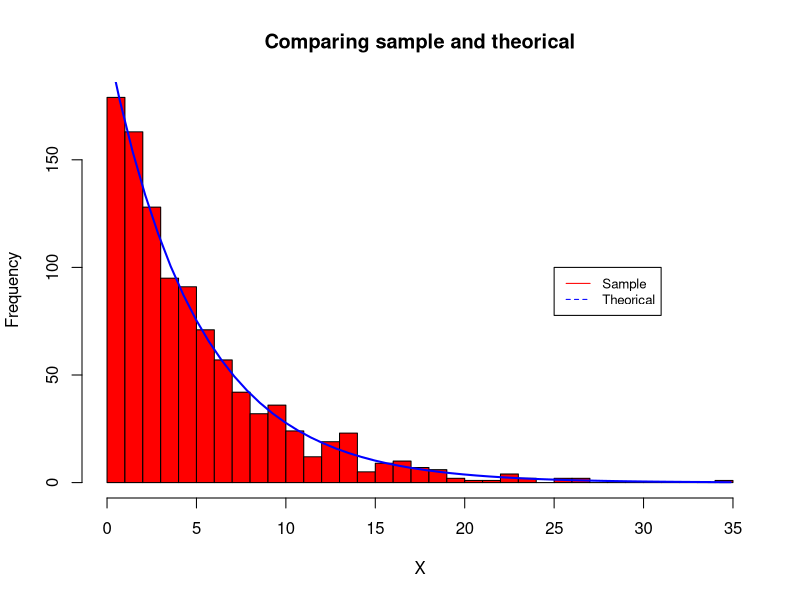
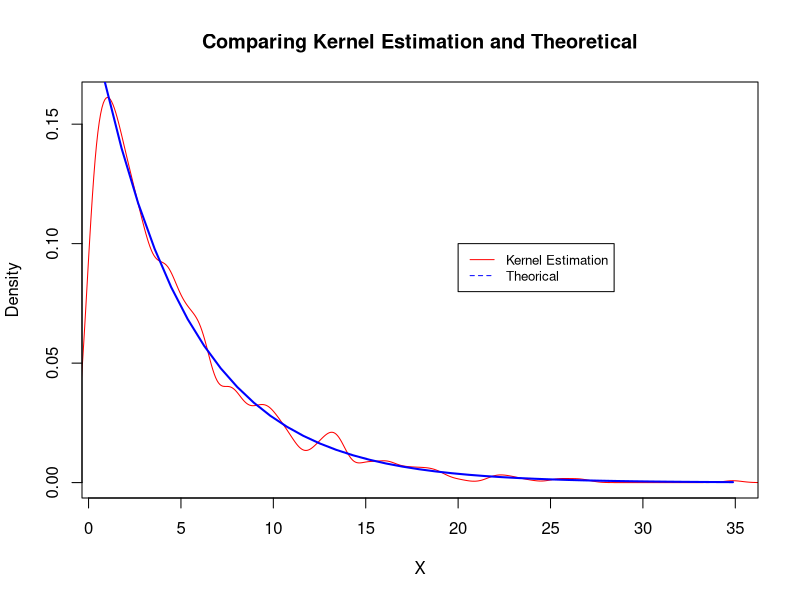

Source code (R) for these figures, in order:
## ---- chunk 1
# Gerando variável aleatória X:
U = runif(n = 1024, min = 0, max = 1)
# Usamos a universalidade da Uniforme e a distribuição F da exponencial
r = 0.2
F <- function(x, r){
  return <-  1 - exp(-r*x)
}
invF <- function(x,r){
  return <- -1/r*log(1 - x)
}
X = invF(U,r)
print(X[0:10])
## ---- chunk 2
# Calculando o histograma
h <- hist(X, breaks = 30, col = 'red', main = 'Comparing sample and theorical')

xfit <- seq(0, max(X),length= 50)
# Calculando a distribuição exponencial 
yfit <- dexp(xfit,rate = 0.2 )
yfit <- yfit*diff(h$mids[1:2])*length(X)
lines(xfit, yfit, col="blue", lwd = 2)

legend(25, 100, legend=c("Sample", "Theorical"),
       col=c("red", "blue"), lty=1:2, cex=0.8)

## ---- chunk 3
xfit <- seq(0, max(X),length= 40)

# A distribuição exponencial 
yfit <- dexp(xfit,rate = 0.2)
# A estimação da densidade kernel
yden <- density(X, bw = 0.5)
#Plotes
plot(yden$x, yden$y, col='red', xlim = c(1,max(X)), type = 'l', main = "Comparing Kernel Estimation and Theoretical",
     xlab = "X", ylab = "Density")
lines(xfit, yfit, col="blue", lwd = 2)

legend(20, 0.10, legend=c("Kernel Estimation", "Theorical"),
       col=c("red", "blue"), lty=1:2, cex=0.8)
## ---- chunk 4
#again, we can input our R code here.
